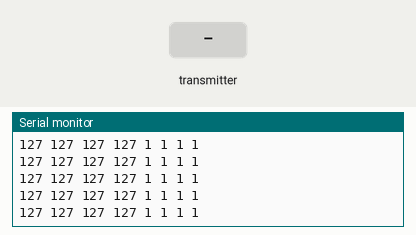
This sketch was run on a simulated ESP32. On the bench: the last lines printed to the serial monitor. Inputs (shaded band) come from the test bench. No radio packets arrive unless stated.

Above: at 1.2 s.
1.3 s: the transmitter starts sending j1PotX = 64
At 2.3 s:
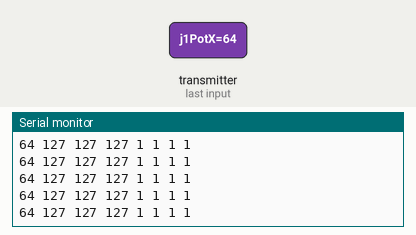
4.3 s: the transmitter starts sending j1PotY = 64
At 4.8 s:
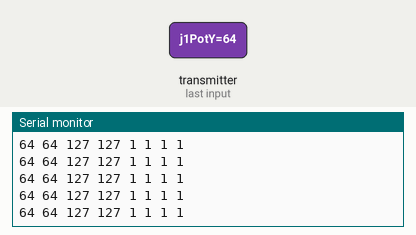
7.3 s: the transmitter starts sending j2PotX = 0
At 8.3 s:
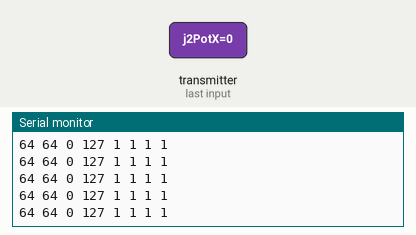
10.3 s: the transmitter starts sending j2PotY = 0
At 11.0 s:
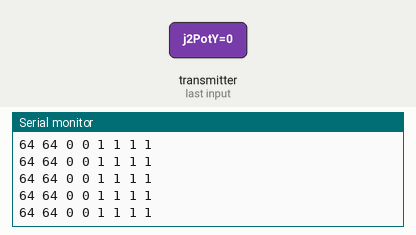
13.3 s: the transmitter starts sending button1 = 0
At 14.1 s:
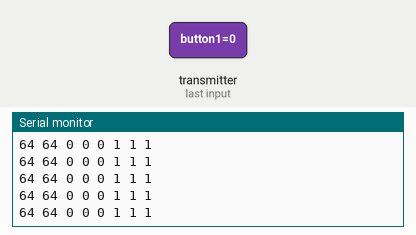
16.3 s: the transmitter starts sending button2 = 0
At 16.8 s:
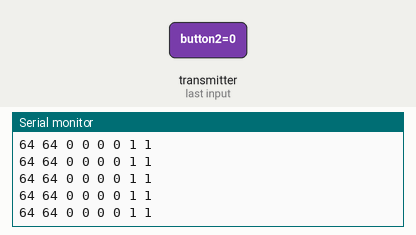

The sketch:

RC-Joystick-Receiver.ino
```cpp
#include <SPI.h>
#include <nRF24L01.h>
#include <RF24.h>
RF24 radio(32, 33);   // nRF24L01 (CE, CSN), can be any digital pin on the arduino
const byte address[6] = "00001";
unsigned long lastReceiveTime = 0;
unsigned long currentTime = 0;
// Max size of this struct is 32 bytes - NRF24L01 buffer limit
struct Data_Package {
  byte j1PotX;
  byte j1PotY;
  byte j1Button;
  byte j2PotX;
  byte j2PotY;
  byte j2Button;
  byte button1;
  byte button2;
  byte button3;
  byte button4;
};
Data_Package data; //Create a variable with the above structure
void setup() {
  Serial.begin(9600);
  radio.begin();
  radio.openReadingPipe(0, address);
  radio.setAutoAck(false);
  radio.setDataRate(RF24_250KBPS);
  radio.setPALevel(RF24_PA_MIN); // It was originally LOW
  radio.startListening(); //  Set the module as receiver
  resetData();
}
void loop() {
  // Check whether there is data to be received
  if (radio.available()) {
    radio.read(&data, sizeof(Data_Package)); // Read the whole data and store it into the 'data' structure
    lastReceiveTime = millis(); // At this moment we have received the data
  }
  // Check whether we keep receving data, or we have a connection between the two modules
  currentTime = millis();
  if ( currentTime - lastReceiveTime > 1000 ) { // If current time is more then 1 second since we have recived the last data, that means we have lost connection
    resetData(); // If connection is lost, reset the data. It prevents unwanted behavior, for example if a drone has a throttle up and we lose connection, it can keep flying unless we reset the values
  }
  // Print the data in the Serial Monitor

  // Use this portion below to see in the SERIAL PLOTTER

  Serial.print(data.j1PotX);
  Serial.print(" ");
  Serial.print(data.j1PotY);
  Serial.print(" ");
  Serial.print(data.j2PotX);
  Serial.print(" ");
  Serial.print(data.j2PotY);
  Serial.print(" ");
  Serial.print(data.button1);
  Serial.print(" ");
  Serial.print(data.button2);
  Serial.print(" ");
  Serial.print(data.button3);
  Serial.print(" ");
  Serial.print(data.button4);
  Serial.println("");

  // Use this portion below to see in SERIAL MONITOR

  //  Serial.print("j1PotX: ");
  //  Serial.print(data.j1PotX);
  //  Serial.print("; j1PotY: ");
  //  Serial.print(data.j1PotY);
  //  Serial.print("; j2PotX: ");
  //  Serial.println(data.j2PotX);
  //  Serial.print("; j2PotY: ");
  //  Serial.println(data.j2PotY);
  //  Serial.print("; button1: ");
  //  Serial.print(data.button1);
  //  Serial.print("; button2: ");
  //  Serial.print(data.button2);
  //  Serial.print("; button3: ");
  //  Serial.print(data.button3);
  //  Serial.print("; button4: ");
  //  Serial.print(data.button4);
  //  Serial.println("");
}
void resetData() {
  // Reset the values when there is no radio connection - Set initial default values
  data.j1PotX = 127;
  data.j1PotY = 127;
  data.j2PotX = 127;
  data.j2PotY = 127;
  data.j1Button = 1;
  data.j2Button = 1;
  data.button1 = 1;
  data.button2 = 1;
  data.button3 = 1;
  data.button4 = 1;
}
```

Measured:
- after the input at 1.3 s, the serial monitor: prints a new line at once (image 1)
- after the input at 4.3 s, the serial monitor: prints a new line at once (image 2)
- after the input at 7.3 s, the serial monitor: prints a new line at once (image 3)
- after the input at 10.3 s, the serial monitor: prints a new line at once (image 4)
- after the input at 13.3 s, the serial monitor: prints a new line at once (image 5)
- after the input at 16.3 s, the serial monitor: prints a new line at once (image 6)
